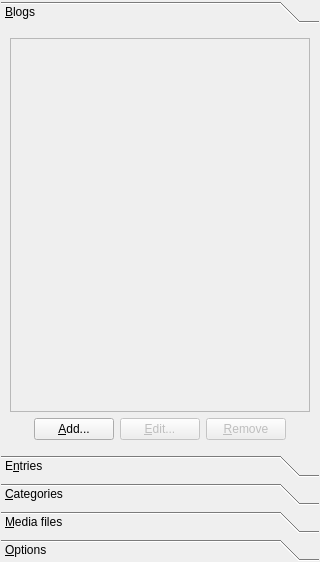
<ui version="4.0" >
 <class>ToolboxBase</class>
 <widget class="QWidget" name="ToolboxBase" >
  <property name="geometry" >
   <rect>
    <x>0</x>
    <y>0</y>
    <width>320</width>
    <height>562</height>
   </rect>
  </property>
  <layout class="QGridLayout" name="gridLayout_2" >
   <property name="margin" >
    <number>1</number>
   </property>
   <property name="spacing" >
    <number>1</number>
   </property>
   <item row="0" column="0" >
    <layout class="QGridLayout" name="gridLayout" >
     <item row="0" column="0" >
      <widget class="QToolBox" name="box" >
       <property name="currentIndex" >
        <number>0</number>
       </property>
       <widget class="QWidget" name="pgBlogs" >
        <property name="geometry" >
         <rect>
          <x>0</x>
          <y>0</y>
          <width>306</width>
          <height>403</height>
         </rect>
        </property>
        <attribute name="label" >
         <string>&amp;Blogs</string>
        </attribute>
        <layout class="QGridLayout" name="gridLayout_7" >
         <item row="0" column="0" >
          <widget class="QFrame" name="frameBlog" >
           <property name="sizePolicy" >
            <sizepolicy vsizetype="Expanding" hsizetype="Preferred" >
             <horstretch>0</horstretch>
             <verstretch>0</verstretch>
            </sizepolicy>
           </property>
           <property name="frameShape" >
            <enum>QFrame::StyledPanel</enum>
           </property>
           <property name="frameShadow" >
            <enum>QFrame::Raised</enum>
           </property>
           <layout class="QVBoxLayout" name="verticalLayout" >
            <property name="sizeConstraint" >
             <enum>QLayout::SetDefaultConstraint</enum>
            </property>
           </layout>
          </widget>
         </item>
         <item row="2" column="0" >
          <layout class="QHBoxLayout" name="horizontalLayout_5" >
           <property name="sizeConstraint" >
            <enum>QLayout::SetMinimumSize</enum>
           </property>
           <item>
            <spacer name="horizontalSpacer" >
             <property name="orientation" >
              <enum>Qt::Horizontal</enum>
             </property>
             <property name="sizeHint" stdset="0" >
              <size>
               <width>40</width>
               <height>20</height>
              </size>
             </property>
            </spacer>
           </item>
           <item>
            <widget class="KPushButton" name="btnBlogAdd" >
             <property name="toolTip" >
              <string>&lt;!DOCTYPE HTML PUBLIC "-//W3C//DTD HTML 4.0//EN" "http://www.w3.org/TR/REC-html40/strict.dtd">
&lt;html>&lt;head>&lt;meta name="qrichtext" content="1" />&lt;style type="text/css">
p, li { white-space: pre-wrap; }
&lt;/style>&lt;/head>&lt;body style=" font-family:'DejaVu Sans'; font-size:9pt; font-weight:400; font-style:normal;">
&lt;table border="0" style="-qt-table-type: root; margin-top:4px; margin-bottom:4px; margin-left:4px; margin-right:4px;">
&lt;tr>
&lt;td style="border: none;">
&lt;p style=" margin-top:0px; margin-bottom:0px; margin-left:0px; margin-right:0px; -qt-block-indent:0; text-indent:0px; font-size:10pt;">&lt;span style=" font-size:9pt;">Add New Blog&lt;/span>&lt;/p>&lt;/td>&lt;/tr>&lt;/table>&lt;/body>&lt;/html></string>
             </property>
             <property name="text" >
              <string comment="verb, add new blog" >&amp;Add...</string>
             </property>
            </widget>
           </item>
           <item>
            <widget class="KPushButton" name="btnBlogEdit" >
             <property name="enabled" >
              <bool>false</bool>
             </property>
             <property name="toolTip" >
              <string>&lt;!DOCTYPE HTML PUBLIC "-//W3C//DTD HTML 4.0//EN" "http://www.w3.org/TR/REC-html40/strict.dtd">
&lt;html>&lt;head>&lt;meta name="qrichtext" content="1" />&lt;style type="text/css">
p, li { white-space: pre-wrap; }
&lt;/style>&lt;/head>&lt;body style=" font-family:'DejaVu Sans'; font-size:9pt; font-weight:400; font-style:normal;">
&lt;table border="0" style="-qt-table-type: root; margin-top:4px; margin-bottom:4px; margin-left:4px; margin-right:4px;">
&lt;tr>
&lt;td style="border: none;">
&lt;p style=" margin-top:0px; margin-bottom:0px; margin-left:0px; margin-right:0px; -qt-block-indent:0; text-indent:0px; font-size:10pt;">&lt;span style=" font-size:9pt;">Edit current selected blog settings&lt;/span>&lt;/p>&lt;/td>&lt;/tr>&lt;/table>&lt;/body>&lt;/html></string>
             </property>
             <property name="text" >
              <string comment="verb, edit selected blog properties" >&amp;Edit...</string>
             </property>
            </widget>
           </item>
           <item>
            <widget class="KPushButton" name="btnBlogRemove" >
             <property name="enabled" >
              <bool>false</bool>
             </property>
             <property name="sizePolicy" >
              <sizepolicy vsizetype="Fixed" hsizetype="Minimum" >
               <horstretch>0</horstretch>
               <verstretch>0</verstretch>
              </sizepolicy>
             </property>
             <property name="toolTip" >
              <string>&lt;!DOCTYPE HTML PUBLIC "-//W3C//DTD HTML 4.0//EN" "http://www.w3.org/TR/REC-html40/strict.dtd">
&lt;html>&lt;head>&lt;meta name="qrichtext" content="1" />&lt;style type="text/css">
p, li { white-space: pre-wrap; }
&lt;/style>&lt;/head>&lt;body style=" font-family:'DejaVu Sans'; font-size:9pt; font-weight:400; font-style:normal;">
&lt;table border="0" style="-qt-table-type: root; margin-top:4px; margin-bottom:4px; margin-left:4px; margin-right:4px;">
&lt;tr>
&lt;td style="border: none;">
&lt;p style=" margin-top:0px; margin-bottom:0px; margin-left:0px; margin-right:0px; -qt-block-indent:0; text-indent:0px; font-size:10pt;">&lt;span style=" font-size:9pt;">Remove current selected blog&lt;/span>&lt;/p>&lt;/td>&lt;/tr>&lt;/table>&lt;/body>&lt;/html></string>
             </property>
             <property name="text" >
              <string comment="verb, remove selected blog from the blog list" >&amp;Remove</string>
             </property>
            </widget>
           </item>
           <item>
            <spacer name="horizontalSpacer_2" >
             <property name="orientation" >
              <enum>Qt::Horizontal</enum>
             </property>
             <property name="sizeHint" stdset="0" >
              <size>
               <width>40</width>
               <height>20</height>
              </size>
             </property>
            </spacer>
           </item>
          </layout>
         </item>
        </layout>
       </widget>
       <widget class="QWidget" name="pgEntries" >
        <property name="geometry" >
         <rect>
          <x>0</x>
          <y>0</y>
          <width>263</width>
          <height>100</height>
         </rect>
        </property>
        <attribute name="label" >
         <string>E&amp;ntries</string>
        </attribute>
        <layout class="QGridLayout" name="gridLayout_5" >
         <item row="1" column="0" >
          <layout class="QHBoxLayout" name="horizontalLayout_4" >
           <item>
            <spacer name="horizontalSpacer_3" >
             <property name="orientation" >
              <enum>Qt::Horizontal</enum>
             </property>
             <property name="sizeHint" stdset="0" >
              <size>
               <width>40</width>
               <height>20</height>
              </size>
             </property>
            </spacer>
           </item>
           <item>
            <widget class="KPushButton" name="btnEntriesReload" >
             <property name="toolTip" >
              <string>&lt;!DOCTYPE HTML PUBLIC "-//W3C//DTD HTML 4.0//EN" "http://www.w3.org/TR/REC-html40/strict.dtd">
&lt;html>&lt;head>&lt;meta name="qrichtext" content="1" />&lt;style type="text/css">
p, li { white-space: pre-wrap; }
&lt;/style>&lt;/head>&lt;body style=" font-family:'DejaVu Sans'; font-size:9pt; font-weight:400; font-style:normal;">
&lt;table border="0" style="-qt-table-type: root; margin-top:4px; margin-bottom:4px; margin-left:4px; margin-right:4px;">
&lt;tr>
&lt;td style="border: none;">
&lt;p style=" margin-top:0px; margin-bottom:0px; margin-left:0px; margin-right:0px; -qt-block-indent:0; text-indent:0px; font-size:10pt;">&lt;span style=" font-size:9pt;">Reload entries list&lt;/span>&lt;/p>&lt;/td>&lt;/tr>&lt;/table>&lt;/body>&lt;/html></string>
             </property>
             <property name="text" >
              <string>&amp;Reload</string>
             </property>
            </widget>
           </item>
           <item>
            <widget class="KPushButton" name="btnEntriesUpdate" >
             <property name="toolTip" >
              <string>&lt;!DOCTYPE HTML PUBLIC "-//W3C//DTD HTML 4.0//EN" "http://www.w3.org/TR/REC-html40/strict.dtd">
&lt;html>&lt;head>&lt;meta name="qrichtext" content="1" />&lt;style type="text/css">
p, li { white-space: pre-wrap; }
&lt;/style>&lt;/head>&lt;body style=" font-family:'DejaVu Sans'; font-size:9pt; font-weight:400; font-style:normal;">
&lt;table border="0" style="-qt-table-type: root; margin-top:4px; margin-bottom:4px; margin-left:4px; margin-right:4px;">
&lt;tr>
&lt;td style="border: none;">
&lt;p style=" margin-top:0px; margin-bottom:0px; margin-left:0px; margin-right:0px; -qt-block-indent:0; text-indent:0px; font-size:10pt;">&lt;span style=" font-size:9pt;">Update entries list&lt;/span>&lt;/p>&lt;/td>&lt;/tr>&lt;/table>&lt;/body>&lt;/html></string>
             </property>
             <property name="text" >
              <string>U&amp;pdate</string>
             </property>
            </widget>
           </item>
           <item>
            <widget class="KPushButton" name="btnEntriesCopyUrl" >
             <property name="toolTip" >
              <string>&lt;!DOCTYPE HTML PUBLIC "-//W3C//DTD HTML 4.0//EN" "http://www.w3.org/TR/REC-html40/strict.dtd">
&lt;html>&lt;head>&lt;meta name="qrichtext" content="1" />&lt;style type="text/css">
p, li { white-space: pre-wrap; }
&lt;/style>&lt;/head>&lt;body style=" font-family:'DejaVu Sans'; font-size:9pt; font-weight:400; font-style:normal;">
&lt;table border="0" style="-qt-table-type: root; margin-top:4px; margin-bottom:4px; margin-left:4px; margin-right:4px;">
&lt;tr>
&lt;td style="border: none;">
&lt;p style=" margin-top:0px; margin-bottom:0px; margin-left:0px; margin-right:0px; -qt-block-indent:0; text-indent:0px; font-size:10pt;">&lt;span style=" font-size:9pt;">Copy URL of selected entry&lt;/span>&lt;/p>&lt;/td>&lt;/tr>&lt;/table>&lt;/body>&lt;/html></string>
             </property>
             <property name="text" >
              <string>Copy &amp;URL</string>
             </property>
            </widget>
           </item>
           <item>
            <spacer name="horizontalSpacer_4" >
             <property name="orientation" >
              <enum>Qt::Horizontal</enum>
             </property>
             <property name="sizeHint" stdset="0" >
              <size>
               <width>40</width>
               <height>20</height>
              </size>
             </property>
            </spacer>
           </item>
          </layout>
         </item>
         <item row="0" column="0" >
          <widget class="KListWidget" name="lstEntriesList" >
           <property name="editTriggers" >
            <set>QAbstractItemView::NoEditTriggers</set>
           </property>
           <property name="showDropIndicator" stdset="0" >
            <bool>false</bool>
           </property>
           <property name="alternatingRowColors" >
            <bool>true</bool>
           </property>
           <property name="selectionBehavior" >
            <enum>QAbstractItemView::SelectRows</enum>
           </property>
           <property name="isWrapping" stdset="0" >
            <bool>false</bool>
           </property>
           <property name="wordWrap" >
            <bool>true</bool>
           </property>
          </widget>
         </item>
        </layout>
       </widget>
       <widget class="QWidget" name="pgCat" >
        <property name="geometry" >
         <rect>
          <x>0</x>
          <y>0</y>
          <width>219</width>
          <height>89</height>
         </rect>
        </property>
        <attribute name="label" >
         <string>&amp;Categories</string>
        </attribute>
        <layout class="QGridLayout" name="gridLayout_4" >
         <item row="0" column="0" >
          <widget class="QFrame" name="frameCat" >
           <property name="sizePolicy" >
            <sizepolicy vsizetype="Expanding" hsizetype="Preferred" >
             <horstretch>0</horstretch>
             <verstretch>0</verstretch>
            </sizepolicy>
           </property>
           <property name="frameShape" >
            <enum>QFrame::StyledPanel</enum>
           </property>
           <property name="frameShadow" >
            <enum>QFrame::Raised</enum>
           </property>
           <layout class="QVBoxLayout" name="verticalLayout_4" />
          </widget>
         </item>
         <item row="1" column="0" >
          <layout class="QVBoxLayout" name="verticalLayout_2" >
           <item>
            <layout class="QHBoxLayout" name="horizontalLayout_3" >
             <item>
              <spacer name="horizontalSpacer_5" >
               <property name="orientation" >
                <enum>Qt::Horizontal</enum>
               </property>
               <property name="sizeHint" stdset="0" >
                <size>
                 <width>40</width>
                 <height>20</height>
                </size>
               </property>
              </spacer>
             </item>
             <item>
              <widget class="KPushButton" name="btnCatReload" >
               <property name="toolTip" >
                <string>&lt;!DOCTYPE HTML PUBLIC "-//W3C//DTD HTML 4.0//EN" "http://www.w3.org/TR/REC-html40/strict.dtd">
&lt;html>&lt;head>&lt;meta name="qrichtext" content="1" />&lt;style type="text/css">
p, li { white-space: pre-wrap; }
&lt;/style>&lt;/head>&lt;body style=" font-family:'DejaVu Sans'; font-size:9pt; font-weight:400; font-style:normal;">
&lt;table border="0" style="-qt-table-type: root; margin-top:4px; margin-bottom:4px; margin-left:4px; margin-right:4px;">
&lt;tr>
&lt;td style="border: none;">
&lt;p style=" margin-top:0px; margin-bottom:0px; margin-left:0px; margin-right:0px; -qt-block-indent:0; text-indent:0px; font-size:10pt;">&lt;span style=" font-size:9pt;">Reload categories list&lt;/span>&lt;/p>&lt;/td>&lt;/tr>&lt;/table>&lt;/body>&lt;/html></string>
               </property>
               <property name="text" >
                <string>Reload</string>
               </property>
              </widget>
             </item>
             <item>
              <widget class="KPushButton" name="btnCatAdd" >
               <property name="toolTip" >
                <string>&lt;!DOCTYPE HTML PUBLIC "-//W3C//DTD HTML 4.0//EN" "http://www.w3.org/TR/REC-html40/strict.dtd">
&lt;html>&lt;head>&lt;meta name="qrichtext" content="1" />&lt;style type="text/css">
p, li { white-space: pre-wrap; }
&lt;/style>&lt;/head>&lt;body style=" font-family:'DejaVu Sans'; font-size:9pt; font-weight:400; font-style:normal;">
&lt;table border="0" style="-qt-table-type: root; margin-top:4px; margin-bottom:4px; margin-left:4px; margin-right:4px;">
&lt;tr>
&lt;td style="border: none;">
&lt;p style=" margin-top:0px; margin-bottom:0px; margin-left:0px; margin-right:0px; -qt-block-indent:0; text-indent:0px; font-size:10pt;">&lt;span style=" font-size:9pt;">Add a new category to selected blog&lt;/span>&lt;/p>&lt;/td>&lt;/tr>&lt;/table>&lt;/body>&lt;/html></string>
               </property>
               <property name="whatsThis" >
                <string>&lt;!DOCTYPE HTML PUBLIC "-//W3C//DTD HTML 4.0//EN" "http://www.w3.org/TR/REC-html40/strict.dtd">
&lt;html>&lt;head>&lt;meta name="qrichtext" content="1" />&lt;style type="text/css">
p, li { white-space: pre-wrap; }
&lt;/style>&lt;/head>&lt;body style=" font-family:'DejaVu Sans'; font-size:10pt; font-weight:400; font-style:normal;">
&lt;table border="0" style="-qt-table-type: root; margin-top:4px; margin-bottom:4px; margin-left:4px; margin-right:4px;">
&lt;tr>
&lt;td style="border: none;">
&lt;p style="-qt-paragraph-type:empty; margin-top:0px; margin-bottom:0px; margin-left:0px; margin-right:0px; -qt-block-indent:0; text-indent:0px;">&lt;/p>&lt;/td>&lt;/tr>&lt;/table>&lt;/body>&lt;/html></string>
               </property>
               <property name="text" >
                <string>Add &amp;Category...</string>
               </property>
              </widget>
             </item>
             <item>
              <spacer name="horizontalSpacer_6" >
               <property name="orientation" >
                <enum>Qt::Horizontal</enum>
               </property>
               <property name="sizeHint" stdset="0" >
                <size>
                 <width>40</width>
                 <height>20</height>
                </size>
               </property>
              </spacer>
             </item>
            </layout>
           </item>
           <item>
            <layout class="QHBoxLayout" name="horizontalLayout_2" >
             <item>
              <widget class="QLabel" name="lblCatTags" >
               <property name="text" >
                <string>&amp;Tags :</string>
               </property>
               <property name="buddy" >
                <cstring>txtCatTags</cstring>
               </property>
              </widget>
             </item>
             <item>
              <widget class="KLineEdit" name="txtCatTags" />
             </item>
            </layout>
           </item>
          </layout>
         </item>
        </layout>
       </widget>
       <widget class="QWidget" name="pgMedia" >
        <property name="geometry" >
         <rect>
          <x>0</x>
          <y>0</y>
          <width>241</width>
          <height>100</height>
         </rect>
        </property>
        <attribute name="label" >
         <string>&amp;Media files</string>
        </attribute>
        <layout class="QGridLayout" name="gridLayout_3" >
         <item row="0" column="0" >
          <widget class="KListWidget" name="lstMediaList" >
           <property name="editTriggers" >
            <set>QAbstractItemView::NoEditTriggers</set>
           </property>
           <property name="showDropIndicator" stdset="0" >
            <bool>false</bool>
           </property>
           <property name="alternatingRowColors" >
            <bool>true</bool>
           </property>
           <property name="selectionBehavior" >
            <enum>QAbstractItemView::SelectRows</enum>
           </property>
           <property name="wordWrap" >
            <bool>true</bool>
           </property>
          </widget>
         </item>
         <item row="1" column="0" >
          <layout class="QHBoxLayout" name="horizontalLayout_8" >
           <item>
            <spacer name="horizontalSpacer_8" >
             <property name="orientation" >
              <enum>Qt::Horizontal</enum>
             </property>
             <property name="sizeHint" stdset="0" >
              <size>
               <width>40</width>
               <height>20</height>
              </size>
             </property>
            </spacer>
           </item>
           <item>
            <widget class="KPushButton" name="btnMediaAdd" >
             <property name="toolTip" >
              <string>Add a Media file to Blog</string>
             </property>
             <property name="text" >
              <string>Add...</string>
             </property>
            </widget>
           </item>
           <item>
            <widget class="KPushButton" name="btnMediaEdit" >
             <property name="enabled" >
              <bool>false</bool>
             </property>
             <property name="toolTip" >
              <string>Edit selected media file</string>
             </property>
             <property name="text" >
              <string>Edit...</string>
             </property>
            </widget>
           </item>
           <item>
            <widget class="KPushButton" name="btnMediaRemove" >
             <property name="enabled" >
              <bool>false</bool>
             </property>
             <property name="toolTip" >
              <string>Remove selected media file</string>
             </property>
             <property name="text" >
              <string>Remove</string>
             </property>
            </widget>
           </item>
           <item>
            <spacer name="horizontalSpacer_9" >
             <property name="orientation" >
              <enum>Qt::Horizontal</enum>
             </property>
             <property name="sizeHint" stdset="0" >
              <size>
               <width>40</width>
               <height>20</height>
              </size>
             </property>
            </spacer>
           </item>
          </layout>
         </item>
        </layout>
       </widget>
       <widget class="QWidget" name="pgOptions" >
        <property name="geometry" >
         <rect>
          <x>0</x>
          <y>0</y>
          <width>238</width>
          <height>323</height>
         </rect>
        </property>
        <attribute name="label" >
         <string>&amp;Options</string>
        </attribute>
        <layout class="QVBoxLayout" name="verticalLayout_6" >
         <item>
          <layout class="QHBoxLayout" name="horizontalLayout_7" >
           <item>
            <widget class="QLabel" name="label_3" >
             <property name="sizePolicy" >
              <sizepolicy vsizetype="Preferred" hsizetype="Maximum" >
               <horstretch>0</horstretch>
               <verstretch>0</verstretch>
              </sizepolicy>
             </property>
             <property name="text" >
              <string comment="Status of the current post" >Status :</string>
             </property>
            </widget>
           </item>
           <item>
            <widget class="KComboBox" name="comboOptionsStatus" >
             <property name="enabled" >
              <bool>false</bool>
             </property>
             <property name="sizePolicy" >
              <sizepolicy vsizetype="Fixed" hsizetype="Maximum" >
               <horstretch>0</horstretch>
               <verstretch>0</verstretch>
              </sizepolicy>
             </property>
             <item>
              <property name="text" >
               <string>Published</string>
              </property>
             </item>
             <item>
              <property name="text" >
               <string>Draft</string>
              </property>
             </item>
             <item>
              <property name="text" >
               <string>Local Draft</string>
              </property>
             </item>
            </widget>
           </item>
           <item>
            <spacer name="horizontalSpacer_7" >
             <property name="orientation" >
              <enum>Qt::Horizontal</enum>
             </property>
             <property name="sizeHint" stdset="0" >
              <size>
               <width>40</width>
               <height>20</height>
              </size>
             </property>
            </spacer>
           </item>
          </layout>
         </item>
         <item>
          <layout class="QHBoxLayout" name="horizontalLayout_6" >
           <item>
            <widget class="QLabel" name="label" >
             <property name="sizePolicy" >
              <sizepolicy vsizetype="Preferred" hsizetype="Maximum" >
               <horstretch>0</horstretch>
               <verstretch>0</verstretch>
              </sizepolicy>
             </property>
             <property name="text" >
              <string>&lt;!DOCTYPE HTML PUBLIC "-//W3C//DTD HTML 4.0//EN" "http://www.w3.org/TR/REC-html40/strict.dtd">
&lt;html>&lt;head>&lt;meta name="qrichtext" content="1" />&lt;style type="text/css">
p, li { white-space: pre-wrap; }
&lt;/style>&lt;/head>&lt;body style=" font-family:'DejaVu Sans'; font-size:10pt; font-weight:400; font-style:normal;">
&lt;table style="-qt-table-type: root; margin-top:4px; margin-bottom:4px; margin-left:4px; margin-right:4px;">
&lt;tr>
&lt;td style="border: none;">
&lt;p style=" margin-top:0px; margin-bottom:0px; margin-left:0px; margin-right:0px; -qt-block-indent:0; text-indent:0px;">&lt;span style=" font-weight:600;">FeedBack :&lt;/span>&lt;/p>&lt;/td>&lt;/tr>&lt;/table>&lt;/body>&lt;/html></string>
             </property>
            </widget>
           </item>
           <item>
            <layout class="QVBoxLayout" name="verticalLayout_5" >
             <item>
              <widget class="QCheckBox" name="chkOptionsComments" >
               <property name="text" >
                <string>Comments</string>
               </property>
               <property name="checked" >
                <bool>true</bool>
               </property>
              </widget>
             </item>
             <item>
              <widget class="QCheckBox" name="chkOptionsTrackback" >
               <property name="text" >
                <string>Trackback</string>
               </property>
               <property name="checkable" >
                <bool>true</bool>
               </property>
               <property name="checked" >
                <bool>true</bool>
               </property>
              </widget>
             </item>
            </layout>
           </item>
          </layout>
         </item>
         <item>
          <widget class="QCheckBox" name="chkOptionsTime" >
           <property name="text" >
            <string>Modify time&amp;stamp</string>
           </property>
          </widget>
         </item>
         <item>
          <widget class="KDateWidget" name="optionsDate" >
           <property name="enabled" >
            <bool>false</bool>
           </property>
          </widget>
         </item>
         <item>
          <widget class="QTimeEdit" name="optionsTime" >
           <property name="enabled" >
            <bool>false</bool>
           </property>
           <property name="sizePolicy" >
            <sizepolicy vsizetype="Fixed" hsizetype="Maximum" >
             <horstretch>0</horstretch>
             <verstretch>0</verstretch>
            </sizepolicy>
           </property>
           <property name="alignment" >
            <set>Qt::AlignCenter</set>
           </property>
           <property name="buttonSymbols" >
            <enum>QAbstractSpinBox::UpDownArrows</enum>
           </property>
           <property name="correctionMode" >
            <enum>QAbstractSpinBox::CorrectToNearestValue</enum>
           </property>
           <property name="calendarPopup" >
            <bool>true</bool>
           </property>
          </widget>
         </item>
         <item>
          <widget class="QLabel" name="lblOptionsTrackBack" >
           <property name="text" >
            <string>&amp;Trackback URLs :</string>
           </property>
           <property name="buddy" >
            <cstring>txtOptionsTrackback</cstring>
           </property>
          </widget>
         </item>
         <item>
          <widget class="KLineEdit" name="txtOptionsTrackback" />
         </item>
         <item>
          <widget class="QLabel" name="label_2" >
           <property name="text" >
            <string>Summary :</string>
           </property>
          </widget>
         </item>
         <item>
          <widget class="QPlainTextEdit" name="txtSummary" >
           <property name="sizePolicy" >
            <sizepolicy vsizetype="Maximum" hsizetype="Expanding" >
             <horstretch>0</horstretch>
             <verstretch>0</verstretch>
            </sizepolicy>
           </property>
          </widget>
         </item>
         <item>
          <spacer name="verticalSpacer" >
           <property name="orientation" >
            <enum>Qt::Vertical</enum>
           </property>
           <property name="sizeHint" stdset="0" >
            <size>
             <width>20</width>
             <height>40</height>
            </size>
           </property>
          </spacer>
         </item>
        </layout>
       </widget>
      </widget>
     </item>
    </layout>
   </item>
  </layout>
 </widget>
 <customwidgets>
  <customwidget>
   <class>KComboBox</class>
   <extends>QComboBox</extends>
   <header>kcombobox.h</header>
  </customwidget>
  <customwidget>
   <class>KDateWidget</class>
   <extends>QWidget</extends>
   <header>kdatewidget.h</header>
  </customwidget>
  <customwidget>
   <class>KLineEdit</class>
   <extends>QLineEdit</extends>
   <header>klineedit.h</header>
  </customwidget>
  <customwidget>
   <class>KListWidget</class>
   <extends>QListWidget</extends>
   <header>klistwidget.h</header>
  </customwidget>
  <customwidget>
   <class>KPushButton</class>
   <extends>QPushButton</extends>
   <header>kpushbutton.h</header>
  </customwidget>
 </customwidgets>
 <tabstops>
  <tabstop>btnBlogAdd</tabstop>
  <tabstop>btnBlogRemove</tabstop>
  <tabstop>btnEntriesCopyUrl</tabstop>
  <tabstop>btnCatAdd</tabstop>
  <tabstop>txtCatTags</tabstop>
  <tabstop>chkOptionsTime</tabstop>
 </tabstops>
 <resources/>
 <connections>
  <connection>
   <sender>btnBlogAdd</sender>
   <signal>clicked()</signal>
   <receiver>ToolboxBase</receiver>
   <slot>repaint()</slot>
   <hints>
    <hint type="sourcelabel" >
     <x>97</x>
     <y>433</y>
    </hint>
    <hint type="destinationlabel" >
     <x>161</x>
     <y>290</y>
    </hint>
   </hints>
  </connection>
  <connection>
   <sender>chkOptionsTime</sender>
   <signal>toggled(bool)</signal>
   <receiver>optionsDate</receiver>
   <slot>setEnabled(bool)</slot>
   <hints>
    <hint type="sourcelabel" >
     <x>130</x>
     <y>258</y>
    </hint>
    <hint type="destinationlabel" >
     <x>130</x>
     <y>283</y>
    </hint>
   </hints>
  </connection>
  <connection>
   <sender>chkOptionsTime</sender>
   <signal>toggled(bool)</signal>
   <receiver>optionsTime</receiver>
   <slot>setEnabled(bool)</slot>
   <hints>
    <hint type="sourcelabel" >
     <x>77</x>
     <y>261</y>
    </hint>
    <hint type="destinationlabel" >
     <x>75</x>
     <y>332</y>
    </hint>
   </hints>
  </connection>
 </connections>
</ui>
